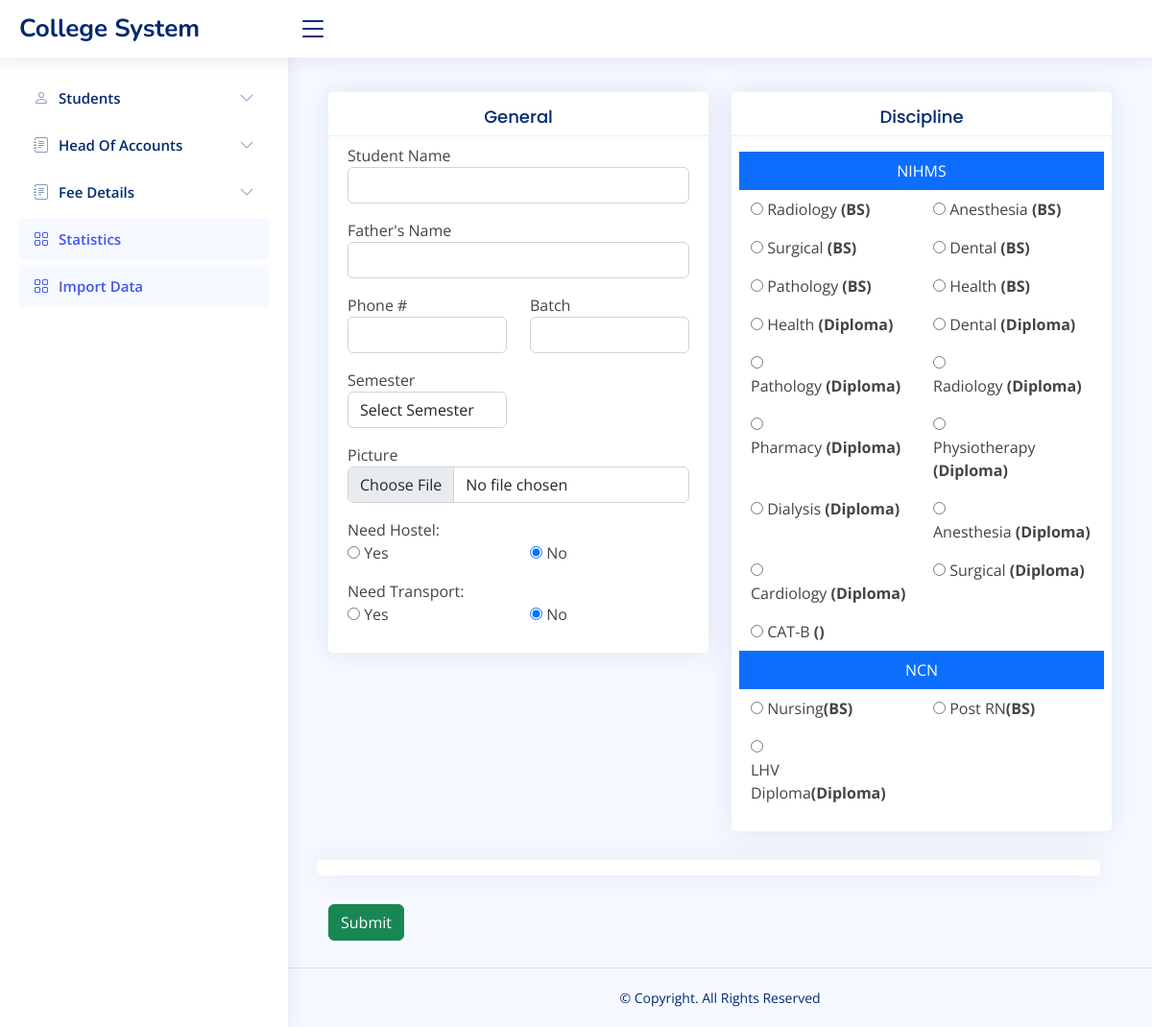
Before: /views/students/add_student.php with the older database file.
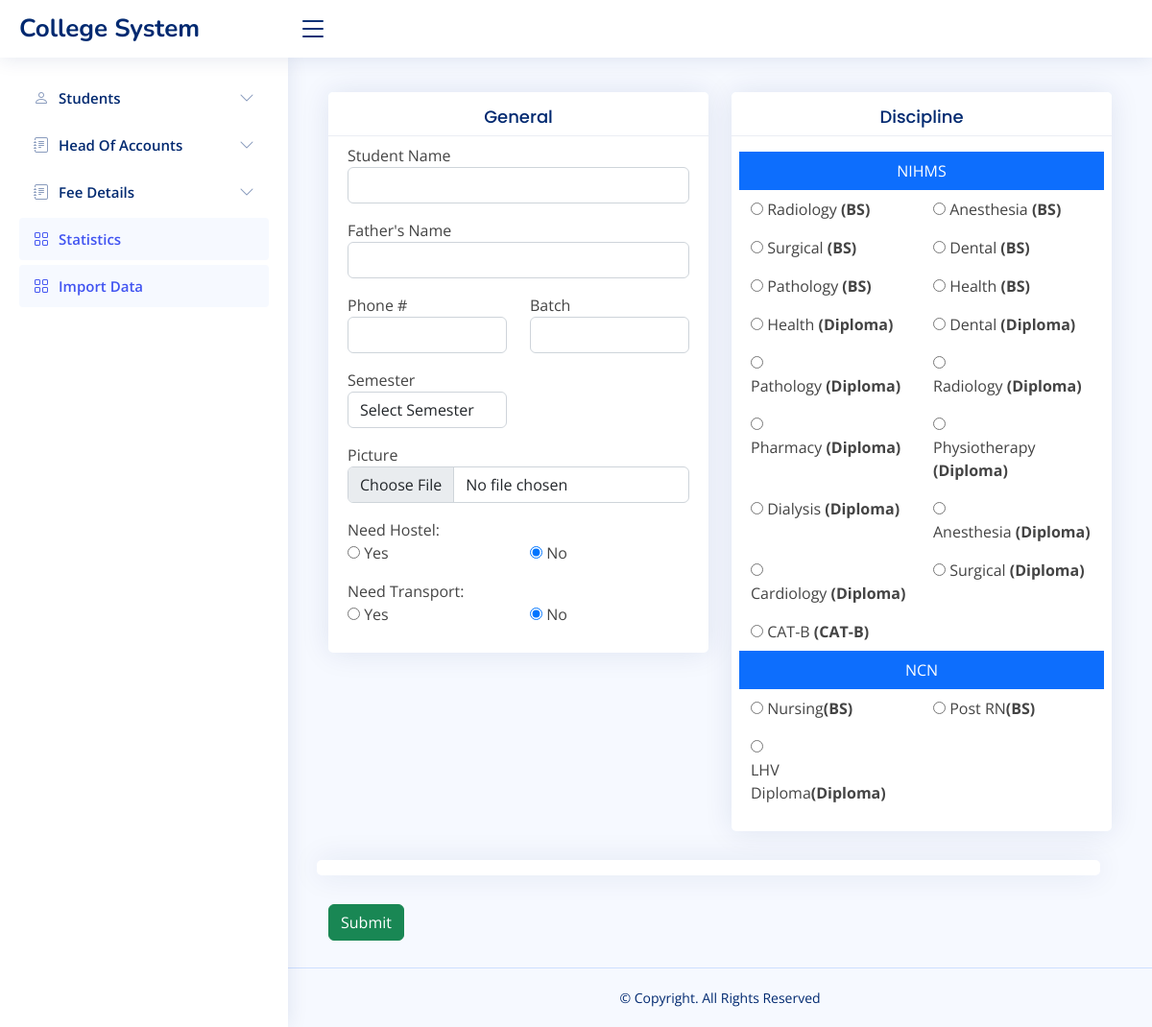
After: the same page with the newer database file.
### tables this page shows
CREATE TABLE `discipline` (
  `id` int(11) NOT NULL,
  `discipline_name` varchar(512) DEFAULT NULL,
  `branch` varchar(512) DEFAULT NULL,
  `program` varchar(255) DEFAULT NULL,
  `system_type` varchar(64) DEFAULT NULL,
  `num_of_semesters` int(11) DEFAULT 0,
  `num_of_years` int(11) DEFAULT 0,
  `status` varchar(11) NOT NULL DEFAULT '1'
);

### views/students/add_student.php (the view, shortened to what the changed rows need)
<?php
include '../../includes/header.php';
?>
<main id="main" class="main">
<div class="container pt-0 pb-2">
    <form id="new_student_form"  method="post" action="#" onsubmit="add_student_db();return false">
      <div class="row mt-3">
        <div class="col-md-6">
          <div class="card card-secondary">
            <div class="card-body">
                <div class="row mt-3">
                    <?php
                    $ret=mysqli_query($con,"SELECT * FROM `discipline` WHERE `status` = '1' AND `branch` ='nihms'");
                    while ($row=mysqli_fetch_array($ret))
                    {
                        ?>
                        <div class="col-12 col-md-6 form-group py-2">
                            <div class="custom-control custom-radio">
                                <input class="custom-control-input" onchange="populate_hoa_div(this.value)" type="radio" id="discipline<?=$row['id']?>" name="discipline" value="<?=$row['id']?>" required>
                                <label for="discipline<?=$row['id']?>" class="custom-control-label"><?=$row['discipline_name']?> <b>(<?=$row['program']?>)</b> </label>
                            </div>
                        </div>
                        <?php
                    }
                    ?>
                </div>
            </div>
          </div>
        </div>
      </div>
      </form>
</div>
</main>
<?php
include '../../includes/footer.php';
?>

Changed rows visible on the page:
changed discipline "CAT-B": discipline "☐ CAT-B ()" → "☐ CAT-B (CAT-B)"; program (not shown) → "CAT-B"
